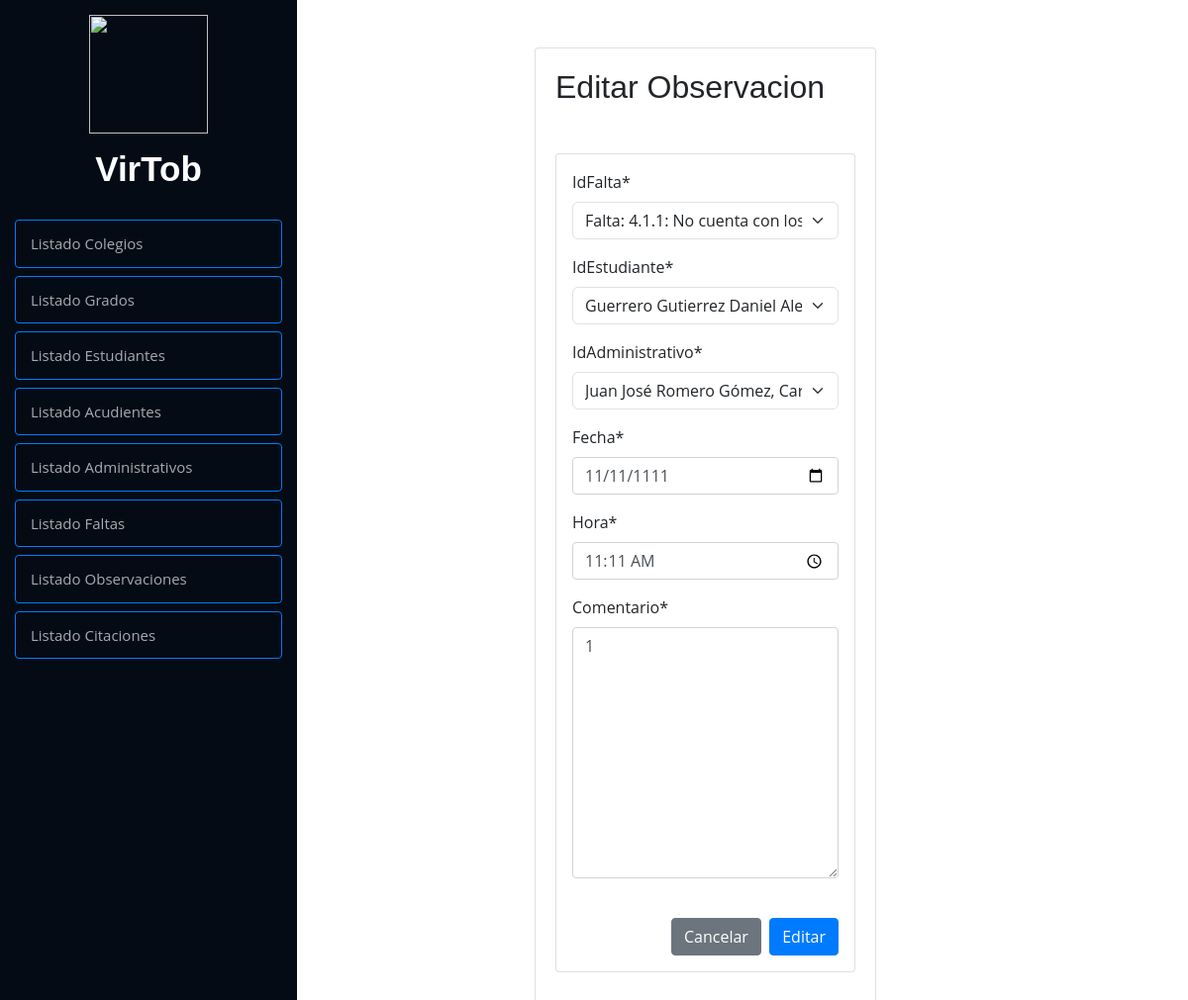
The app's page /crud/modificarObservacion/38/ (signed in) with its own data.
### Modulos/Observador/models.py (models this page shows, shortened)
class Faltas(models.Model):
    idFalta = models.AutoField(primary_key=True)
    tiposFaltas = [
        (1, "Tipo 1"),
        (2, "Tipo 2"),
        (3, "Tipo 3")
    ]
    tipoFalta = models.IntegerField(choices=tiposFaltas, default=1)
    falta = models.CharField(max_length=10, null=True, blank=True)
    descripcion = models.TextField(max_length=1000)
    idColegio = models.ForeignKey(
        Colegio, on_delete=models.CASCADE, related_name="faltas", default=1)
    def __str__(self):
        return f"Falta: {self.falta}: {self.descripcion}, Falta de tipo: {self.tipoFalta}"
    class Meta:
        verbose_name = 'Faltas'

class Estudiante(models.Model):
    idEstudiante = models.AutoField(primary_key=True)
    tiposDocumentos = [
        ('T.I.', 'Tarjeta de Identidad'),
        ('C.C.', 'Cedula de Ciudadanía'),
        ('C.E.', 'Cedula de Extranjería')
    ]
    tipoDocumento = models.CharField(
        max_length=4, choices=tiposDocumentos, default='T.I.')
    documento = models.CharField(max_length=10, default=0)
    nombre = models.CharField(max_length=100)
    apellido = models.CharField(max_length=100)
    fechaNacimiento = models.DateField(null=True)
    correo = models.EmailField(max_length=100)
    contrasena = models.CharField(max_length=100)
    faltasTipo1 = models.IntegerField(default=0)
    faltasTipo2 = models.IntegerField(default=0)
    faltasTipo3 = models.IntegerField(default=0)
    totalFaltas = models.IntegerField(default=0)
    idColegio = models.ForeignKey(
        Colegio, on_delete=models.CASCADE, related_name="estudiantes", default=1)
    idGrado = models.ForeignKey(
        Grado, on_delete=models.CASCADE, null=True, blank=True, related_name="estudiante")
    imagen_perfil = models.ImageField(
        upload_to='perfiles/', blank=True, null=True)
    def __str__(self):
        return f"{self.apellido} {self.nombre}, {self.tipoDocumento} {self.documento}"
    class Meta:
        verbose_name = 'Estudiante'

class Observacion(models.Model):
    idObservacion = models.AutoField(primary_key=True)
    idFalta = models.ForeignKey(
        Faltas, on_delete=models.CASCADE, related_name="observaciones")
    idEstudiante = models.ForeignKey(
        Estudiante, on_delete=models.CASCADE, related_name="observaciones")
    idAdministrativo = models.ForeignKey(
        Administrativos, on_delete=models.CASCADE, related_name="observaciones")
    fecha = models.DateField()
    hora = models.TimeField()
    comentario = models.TextField(max_length=1000)
    class Meta:
        verbose_name = 'Observacion'

### Modulos/Observador/views.py (the view, shortened to what this page needs)
# urls.py: path('modificarObservacion/<idObservacion>/', modificarObservacion, name="modificarObservacion"),
def modificarObservacion(request, idObservacion):
    if not request.session.get('isLogged', False):
        return redirect('login')
    if request.session.get('userType', False) != "directivo":
        return redirect('home')
    observacion = get_object_or_404(
        Observacion, idObservacion=idObservacion)
    data = {
        'form': ObservacionForm(instance=observacion),
        'cancel_url': 'listaObservacion',
        'tabla': 'Observacion'
    }
    return render(request, 'modificar.html', data)

### Modulos/Observador/forms.py
class ObservacionForm(forms.ModelForm):
    fecha = forms.DateField(
        widget=forms.DateInput(
            attrs={'type': 'date', 'class': 'form-control'},
            format='%Y-%m-%d'  # 🔹Formato correcto para HTML5
        ),
        input_formats=['%Y-%m-%d']  # 🔹Formato que Django debe interpretar
    )
    hora = forms.TimeField(
        widget=forms.TimeInput(attrs={'type': 'time', 'class': 'form-control'})
    )
    class Meta:
        model = Observacion
        fields = "__all__"

### Modulos/Observador/models.py (called while the page is built)
    def __str__(self):
        if self.cargo == 'profesor' and self.ciclo:
            return f"{self.nombre} {self.apellido}, Cargo: {self.cargo} (Ciclo: {self.ciclo})"
        return f"{self.nombre} {self.apellido}, Cargo: {self.cargo}"

### Modulos/Usuarios/context_processors.py (called while the page is built)
def session_variables(request):
    return {
        'isLogged': request.session.get('isLogged', None),
        'userId': request.session.get('userId', None),
        'userType': request.session.get('userType', None),
        'userNombre': request.session.get('userNombre', None)
    }

### Modulos/Observador/templates/modificar.html (shortened to what this page needs)
{% extends "index.html" %}
{% load static %}
	{% block contenido %}
	<br><br>
	<div class="row">
		<div class="col-12 col-md-5 offset-md-3">
			<div class="card">
				<div class="card-body">
					{% load crispy_forms_tags %}
					<h2>Editar {{ tabla }}</h2>
					<form action="" method="POST" class="card p-3 mt-5"  enctype="multipart/form-data" class="form">
						{{ form|crispy }}
						<br>
						<div class="d-flex justify-content-end">
							<a href="{% url cancel_url %}" class="btn btn-secondary">Cancelar</a>
							<input type="submit" value="Editar" class="btn btn-primary">
						</div>
					</form>
				</div>
			</div>
		</div>
	</div>
{% endblock %}

### observadorVirtual/static/css/style.css (style rules this page uses)
body { font-family: "Open Sans", sans-serif; color: #272829; }
a { color: #149ddd; }
h1, h2, h3, h4, h5, h6 { font-family: "Raleway", sans-serif; }

### records on screen
Faltas: idFalta "Falta: 4.1.1: No cuenta con los materiales escolares y elementos básicos de estudio, Falta de tipo: 1"
Estudiante: idEstudiante "Guerrero Gutierrez Daniel Alejandro, T.I. 1109668674"
Observacion: idAdministrativo "Juan José Romero Gómez, Cargo: directivo", fecha "11/11/1111", hora "11:11:00", comentario "1"

### other values on screen
{{ tabla }} "Observacion"
